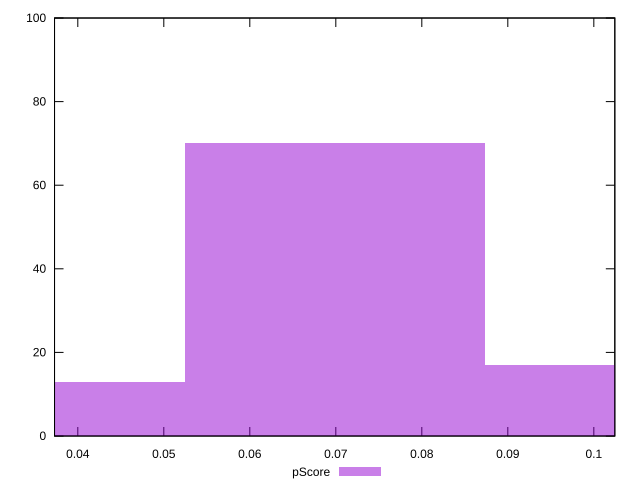

Generate this figure with gnuplot:
reset

$pScore <<EOF
0.10487998880523103 17
0.06991999253682069 70
0.03495999626841034 13
EOF

set key outside below
set boxwidth 0.03495999626841034
set xrange [0.03729478767263:0.1024418888963492]
set yrange [0:100]
set trange [0:100]
set style fill transparent solid 0.5 noborder
set terminal svg size 640, 490 enhanced background rgb 'white'
set output "reprap/interactive/samples/pages+cached/pScore/histogram.svg"

plot $pScore title "pScore" with boxes

reset
